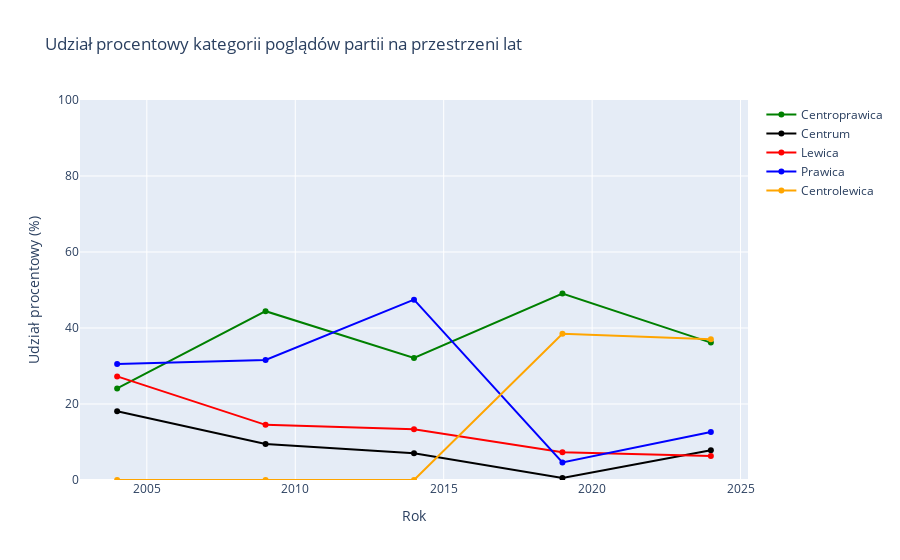

Source (notebook cell):
### Markdown cell above
### Największe poparcie miało Prawo i Sprawiedliwość w roku 2019 (45,38%), a najmniejsze poparcie miał Socjaldemokracja Polska w 2004 roku (5,33%).

### Code cell
# Konwersja kolumny 'GLOSY (%)' do liczby (float)
df["GLOSY (%)"] = pd.to_numeric(df["GLOSY (%)"], errors='coerce')

# Grupujemy dane: suma procentowego poparcia wg roku i kategorii poglądów
df_grouped = df.groupby(["ROK", "POGLADY"])["GLOSY (%)"].sum().reset_index()

# Suma poparcia w każdym roku (ok. 100%)
rok_sumy = df_grouped.groupby("ROK")["GLOSY (%)"].sum().reset_index().rename(columns={"GLOSY (%)": "SUMA_ROK"})

# Dołączamy sumy roczne
df_grouped = df_grouped.merge(rok_sumy, on="ROK")

# Obliczamy udział procentowy danej kategorii w roku
df_grouped["UDZIAL_PROC"] = (df_grouped["GLOSY (%)"] / df_grouped["SUMA_ROK"]) * 100

# Lista lat i kategorii poglądów
years = sorted(df_grouped["ROK"].unique())
categories = df_grouped["POGLADY"].unique()

# Kolory (dostosuj do własnych kategorii)
colors = {
    "Prawica": "blue",
    "Centroprawica": "green",
    "Centrum": "black",
    "Centrolewica": "orange",
    "Lewica": "red"
}

# Tworzenie wykresu
fig = go.Figure()

for cat in categories:
    y_values = []
    for year in years:
        val = df_grouped[(df_grouped["ROK"] == year) & (df_grouped["POGLADY"] == cat)]["UDZIAL_PROC"]
        y_values.append(val.values[0] if not val.empty else 0)

    fig.add_trace(go.Scatter(
        x=years,
        y=y_values,
        mode='lines+markers',
        name=cat,
        line=dict(color=colors.get(cat, "gray"))
    ))

# Layout wykresu
fig.update_layout(
    title="Udział procentowy kategorii poglądów partii na przestrzeni lat",
    xaxis_title="Rok",
    yaxis_title="Udział procentowy (%)",
    yaxis=dict(range=[0, 100]),
    hovermode="x unified"
)

fig.show()

### Figure 1 — Plotly figure (JSON) as saved in the notebook; plotly's stock layout.template omitted (floating-point values rounded to 4 significant figures)
{"data": [{"line": {"color": "green"}, "mode": "lines+markers", "name": "Centroprawica", "type": "scatter", "x": [2004, 2009, 2014, 2019, 2024], "y": [24.1, 44.43, 32.13, 49.07, 36.16]}, {"line": {"color": "black"}, "mode": "lines+markers", "name": "Centrum", "type": "scatter", "x": [2004, 2009, 2014, 2019, 2024], "y": [18.11, 9.449, 7.029, 0.5399, 7.84]}, {"line": {"color": "red"}, "mode": "lines+markers", "name": "Lewica", "type": "scatter", "x": [2004, 2009, 2014, 2019, 2024], "y": [27.26, 14.52, 13.38, 7.299, 6.3]}, {"line": {"color": "blue"}, "mode": "lines+markers", "name": "Prawica", "type": "scatter", "x": [2004, 2009, 2014, 2019, 2024], "y": [30.53, 31.61, 47.47, 4.63, 12.64]}, {"line": {"color": "orange"}, "mode": "lines+markers", "name": "Centrolewica", "type": "scatter", "x": [2004, 2009, 2014, 2019, 2024], "y": [0, 0, 0, 38.47, 37.06]}], "layout": {"hovermode": "x unified", "title": {"text": "Udział procentowy kategorii poglądów partii na przestrzeni lat"}, "xaxis": {"title": {"text": "Rok"}}, "yaxis": {"range": [0, 100], "title": {"text": "Udział procentowy (%)"}}}}
